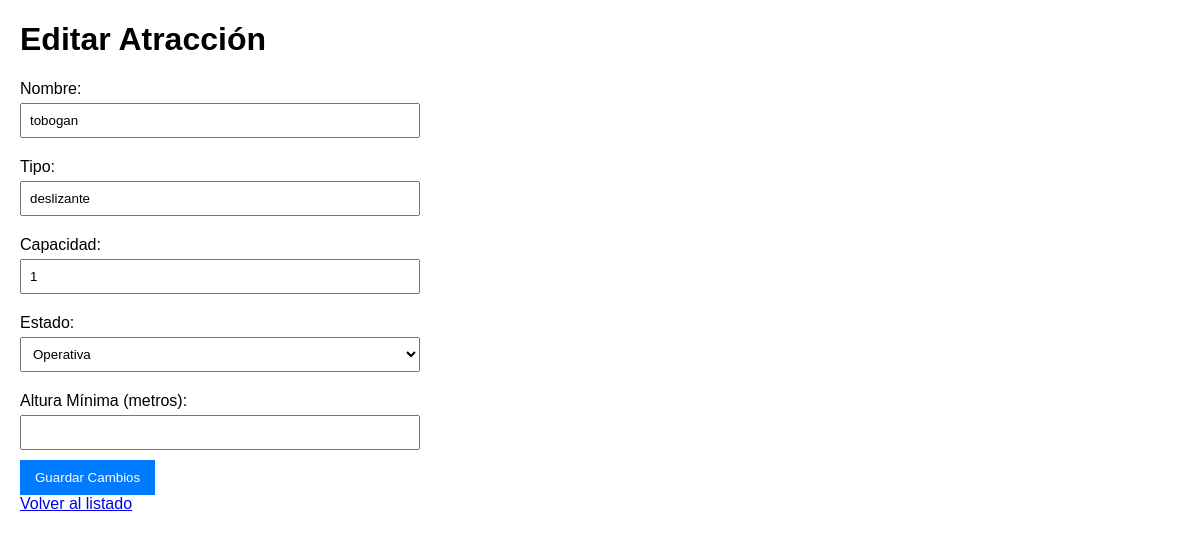
The page /editar/4/ on the database its author committed.
### app_atraccione/models.py (models this page shows, shortened)
class Atraccione(models.Model):
    nombre = models.CharField(max_length=50)
    tipo = models.CharField(max_length=15)
    capacidad = models.IntegerField(default=1)
    estado = models.CharField(max_length=50, default='Operativa')
    altura_min = models.DecimalField(max_digits=5, decimal_places=2, default=0.00)

### app_atraccione/views.py (the view, shortened to what this page needs)
# urls.py: path('editar/<int:id>/', views.editar_atraccion, name='editar_atraccion'),
def editar_atraccion(request, id):
    atraccione = get_object_or_404(Atraccione, pk=id)
    return render(request, 'editar.html', {'atraccione': atraccione})

### app_atraccione/templates/editar.html (shortened to what this page needs)
<!DOCTYPE html>
<html lang="es">
<head>
</head>
<body>
    <h1>Editar Atracción</h1>
    <form method="post">
        <label for="nombre">Nombre:</label>
        <input type="text" id="nombre" name="nombre" value="{{ atraccione.nombre }}" required>
        <label for="tipo">Tipo:</label>
        <input type="text" id="tipo" name="tipo" value="{{ atraccione.tipo }}" maxlength="50" required>
        <label for="capacidad">Capacidad:</label>
        <input type="number" id="capacidad" name="capacidad" value="{{ atraccione.capacidad }}" required min="1">
        <label for="estado">Estado:</label>
        <select id="estado" name="estado" required>
            <option value="Operativa" {% if atraccione.estado == 'Operativa' %}selected{% endif %}>Operativa</option>
        </select>
        <label for="altura_min">Altura Mínima (metros):</label>
        <input type="number" id="altura_min" name="altura_min" value="{{ atraccione.altura_min|stringformat:'%.2f' }}" step="0.01" required min="0">
        <button type="submit">Guardar Cambios</button>
    </form>
    <a href="/">Volver al listado</a>
</body>
</html>

### app_atraccione/templates/editar.html (style rules this page uses)
body { font-family: Arial, sans-serif; margin: 20px; }
form { max-width: 400px; }
label { display: block; margin: 10px 0 5px; }
input[type="text"], input[type="number"], select { width: 100%; padding: 8px; margin-bottom: 10px; box-sizing: border-box; }
button { background-color: #007BFF; color: white; padding: 10px 15px; border: none; cursor: pointer; }

### rows shown on the page
Atraccione: nombre "tobogan", tipo "deslizante", capacidad "1", estado "Operativa"
